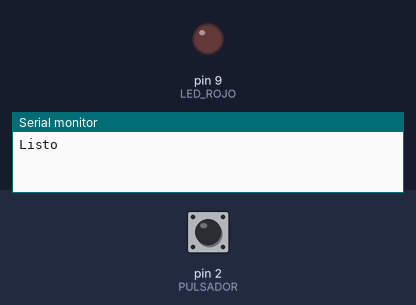
A sketch run on a simulated Arduino Uno, built with avr-gcc and run on an emulated ATmega328P. On the bench: output pins drawn as LEDs (lit = HIGH), the last lines printed to the serial monitor. Dashed ring = blinking. The inputs (shaded band) are chosen by the test bench; at power-on: pin 2 (PULSADOR) HIGH. Storage starts empty; pins used as bus, display or sensor lines are not drawn.

Above: at 1.7 s.
1.8 s: pin 2 (PULSADOR) pulled LOW for 1 s
At 2.88 s:
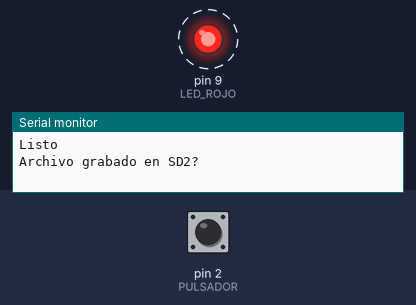
4.5 s: pin 2 (PULSADOR) pulled LOW for 3.2 s
At 9.3 s:
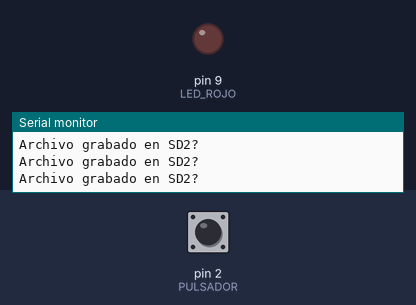
Timing chart, 0 to 10.8 s (numbered marks = the images above; inputs shaded):
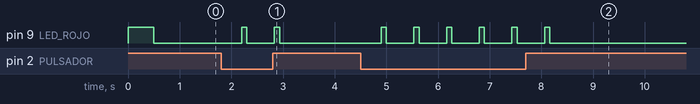

Measured:
- after the input at 1.8 s, pin 9 (LED_ROJO): alternates HIGH for 0.10 s and LOW for 0.53 s, 4 changes in all, then stays LOW, starting after 0.40 s
- after the input at 4.5 s, pin 9 (LED_ROJO): alternates HIGH for 0.10 s and LOW for 0.53 s, 12 changes in all, then stays LOW, starting after 0.40 s

The sketch:

prueba_distancia_SD2.ino
```cpp
// Firmware para la prueba de grabar en dos tarjetas SD

#include <SPI.h>
#include "SdFat.h"

#define SD_CS             10
#define SD2_CS            3
#define LED_ROJO          9
#define PULSADOR          2

SdFat SD;
File outFile;

char buffer2[13];
byte k = 1;

void SaveToSDFile(){
//  //Construct a file name
//  //k = k + 1;
//  k = 1;
  sprintf(buffer2, "%07d", k);      // agregarle los ceros iniciales al nombre de archivo
  strcat(buffer2, ".txt");
  outFile = SD.open(buffer2, O_WRITE | O_CREAT );
  if(!outFile){
    Serial.println(F("No se puede abrir el archivo"));
    return;
  }
  outFile.println(F("ESTO ES SOLO UN STRING PARA PROBAR LA ESCRITURA EN DOS SDs"));
  outFile.close();
  k += 1;
}

// ---------------------------------------------------------------------------


void setup(){
analogReference(DEFAULT);   //TIENE QUE SER LA PRIMERA INSTRUCCIÓN POR CUESTIONES INTERNAS DEL MICRO

Serial.begin(115200);
//set the CS as an output:
pinMode(SD2_CS,OUTPUT);
pinMode(SD_CS,OUTPUT);
pinMode(LED_ROJO, OUTPUT);
digitalWrite(LED_ROJO, HIGH);
delay(500);
digitalWrite(LED_ROJO, LOW);
pinMode(PULSADOR, INPUT_PULLUP);
digitalWrite(PULSADOR, HIGH);

// initialize SPI:
SPI.begin();
////Initialize SD Card
//while(!SD.begin(SD_CS)){
//  //Serial.println(F("Error de tarjeta SD!"));
//  digitalWrite(LED_ROJO, HIGH);
//  delay(1000);
//}
//Serial.println(F("Tarjeta SD detectada."));

//  sprintf(buffer2, "%07d", k);      // agregarle los ceros iniciales al nombre de archivo
//  strcat(buffer2, ".txt");


Serial.println(F("Listo"));
}

void loop(){
  if (digitalRead(PULSADOR)==LOW){
      delay(400);
      digitalWrite(LED_ROJO, HIGH);
      delay(100);
      digitalWrite(LED_ROJO, LOW);
      delay(100);
      digitalWrite(SD2_CS, HIGH);
//      while(!SD.begin(SD_CS)){
//        Serial.println(F("Error de tarjeta SD1!"));
//        delay(1000);
//      }
//      SaveToSDFile();
//      Serial.println(F("Archivo grabado en SD1?"));
//      delay(2000);
      digitalWrite(SD_CS, HIGH);
      while(!SD.begin(SD2_CS)){
        Serial.println(F("Error de tarjeta SD2!"));
        delay(1000);
      }
      SaveToSDFile();
      Serial.println(F("Archivo grabado en SD2?"));
  }
}
```
